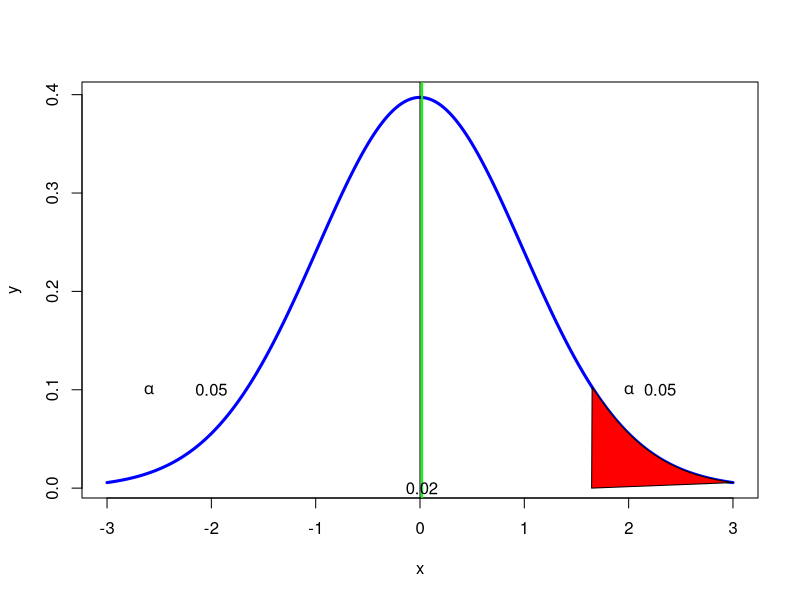

Generate this figure with R:
#page no : 434-435
x1=61.675
x2=61.704
psd1=10.17
psd2=9.55
n1=30
n2=30
mdiff=abs(x1-x2)
sd=sqrt((psd1^2/60)+(psd2^2/60))
t_stat=((mdiff/sd))
alpha=.05
t_critical=qnorm(1-alpha)
print(paste("t critical=",round(t_critical,2)))
p_value=pnorm(t_stat)
if(t_stat>t_critical)
{
   print("Reject H0")
}else
{
  print("Accept H0")
}
if(alpha>p_value)
{
  print("Reject H0")
}else
{
  print("Accept H0")
}
dfs <- n1+n2-2
x <- seq(-3,3,0.01)
y <- dt(x,dfs)
plot(x,y,type='l',lwd=3,col='blue',xlab='x')
abline(v=0)
abline(v=round(t_stat,2),lwd=2,col='green')
polygon(c(x[x>=abs(t_critical)],abs(t_critical) ),c(y[x>=abs(t_critical)],0),col="red")
text(t_stat,0,round(t_stat,2))
text(2.0,0.1,expression(alpha))
text(2.3,0.1,alpha)
text(-2.6,0.1,expression(alpha))
text(-2.0,0.1,alpha)
#The answer may slightly vary due to rounding off values.
